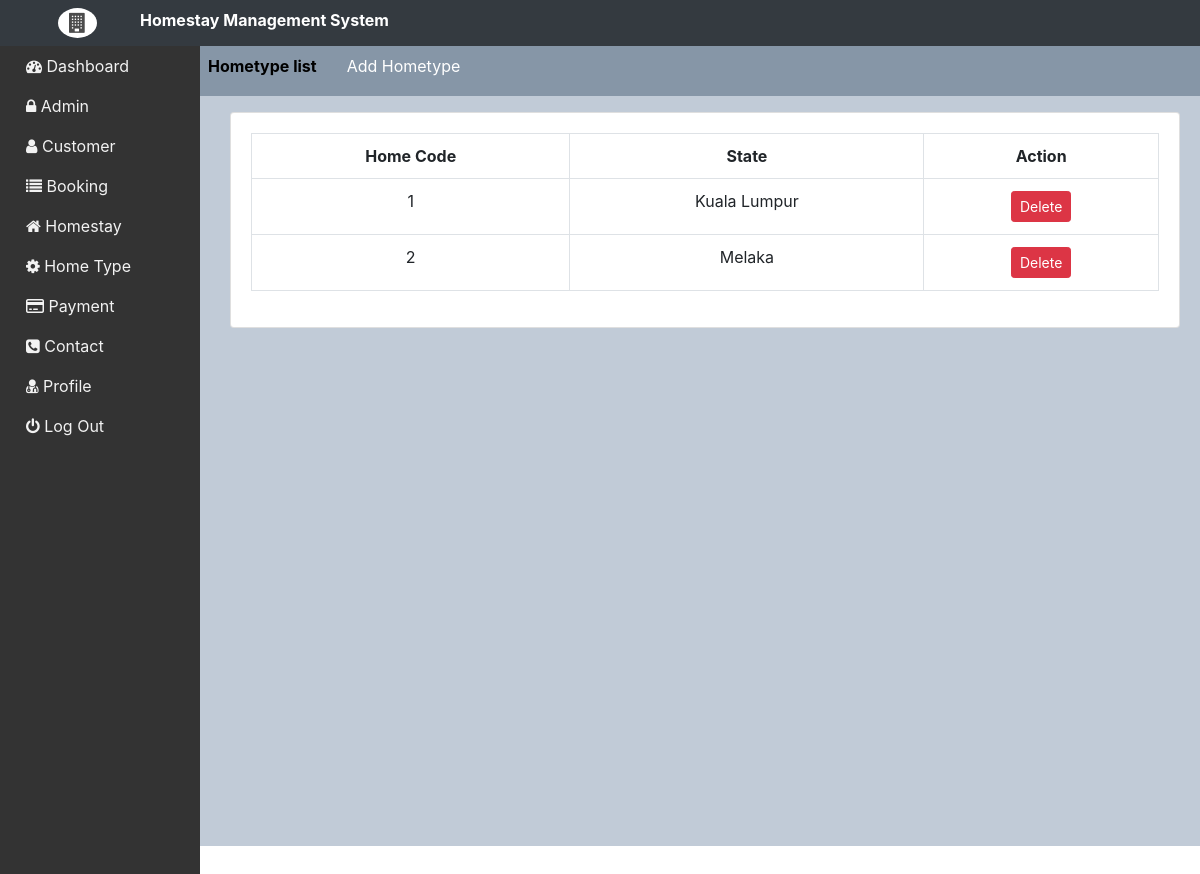
/admin/admin/hometype.php, run on the app's committed database.
### tables this page shows
CREATE TABLE `home_type` (
  `home_code` int(10) NOT NULL,
  `home_state` varchar(50) NOT NULL
);

### admin/admin/hometype.php (the view, shortened to what this page needs)
</head>
<body>
<?php include("menu.php");
?>
	<div style="margin-left:180px;padding:0px 20px;height:100%; margin-right:-30px;">
		<div class="out" >
			<div class="up">
				<ul>
					<li class="atv"><a href="hometype.php">Hometype list</a></li>
					<li><a href="add_hometype.php">Add Hometype</a></li>
				</ul>
			</div>
<div class="container-fluid">
	<div class="col-lg-12">
		<div class="row mt-3">
			<div class="col-md-12">
				<div class="card">
					<div class="card-body">
						<table class="table table-bordered">
					<tr>
						<th class="text-center">Home Code</th>
						<th class="text-center">State</th>
						<th class="text-center">Action</th>
					</tr>
			<?php
			$result = mysqli_query($connect, "SELECT * FROM home_type");
			while($row= mysqli_fetch_assoc($result))
			{
			?>
			<tr>
						<td class="text-center"><?php echo $row['home_code']?></td>
						<td class="text-center"><?php echo $row['home_state']?></td>
						<td class="text-center"><a href="hometype.php?delete&id=<?php echo $row['home_code'];?>"onclick="return confirmation();"><button class="btn btn-sm btn-danger delete_cat" type="button">Delete</button></a></td>
			</tr>
			<?php
			}
			?>
			</table>
			</div>
		</div>
		</div>
</div>
</div>
</div>
</div>
</div>
</body>
</html>

### admin/admin/design.css (style rules this page uses)
body { margin:0; overflow:scroll; }

### admin/admin/hometype.php (style rules this page uses)
.row { text-align:left; }

### admin/admin/menu.php (style rules this page uses)
body { overflow:scroll; }
.out { background-color:#c1cbd7; height:100% }
.up ul { background-size:50%; height:50px; background-color:#8696a7; padding:8px; }
.up li { float:left; margin-right:30px; list-style-type:none; }
.up li a { text-decoration:none; color:white; }
.up .atv { height:5px; font-weight: bold; }
.up .atv a { color:black; }

### data on the page
home_type: home_code "1", home_state "Kuala Lumpur"
home_type: home_code "2", home_state "Melaka"
